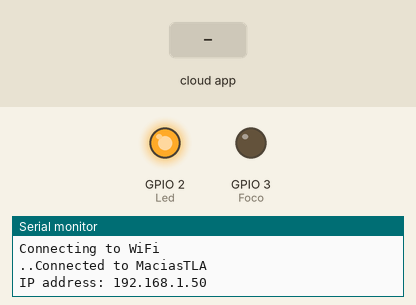
This sketch was run on a simulated ESP8266 (NodeMCU). On the bench: output pins drawn as LEDs (lit = HIGH), the last lines printed to the serial monitor. The test bench sets the inputs (shaded band). WiFi joins after 1.5 s; servers stay silent unless stated.

Above: at 3.2 s.
3.3 s: the phone or cloud app sets Foco to 64
At 4.5 s:
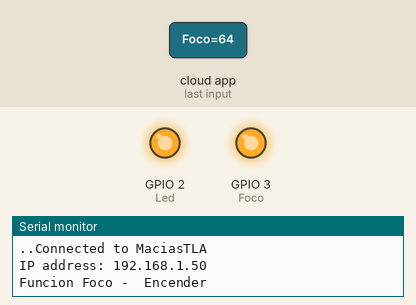
6.3 s: the phone or cloud app sets Foco to 0
At 6.7 s:
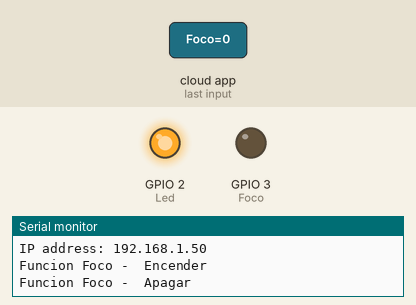
7.8 s: the phone or cloud app sets Foco to 128
At 9.1 s:
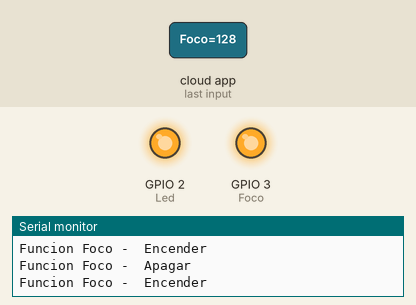
Timing chart, 0 to 10.8 s (numbered marks = the images above; inputs shaded):
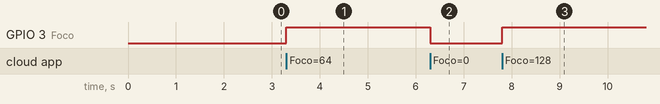

Measured:
- after the input at 3.3 s, GPIO 3 (Foco): LOW → HIGH at once
- after the input at 6.3 s, GPIO 3 (Foco): HIGH → LOW at once
- after the input at 7.8 s, GPIO 3 (Foco): LOW → HIGH at once

The sketch:

alexaled.ino
```cpp
#ifdef ARDUINO_ARCH_ESP32
#include <WiFi.h>
#else
#include <ESP8266WiFi.h>
#endif
#include <Espalexa.h>

int Led = 2;
int Foco = 3;

const char* ssid = "MaciasTLA";
const char* password = "WifiDeFamiliaMacias0371";

Espalexa alexita;

void FuncionFoco(uint8_t brightness);
void FuncionPuerta(uint8_t brightness);

void setup() {
  Serial.begin(115200);
  pinMode(Led, OUTPUT);
  pinMode(Foco, OUTPUT);
  ConectarWifi();
  alexita.addDevice("Foco", FuncionFoco);
  alexita.addDevice("Puerta", FuncionPuerta);
  alexita.begin();
}

void loop() {
  ConectarWifi();
  alexita.loop();
  delay(1);
}

void ConectarWifi() {
  if (WiFi.status() != WL_CONNECTED) {
    WiFi.mode(WIFI_STA);
    WiFi.begin(ssid, password);
    Serial.println("");
    Serial.println("Connecting to WiFi");
    while (WiFi.status() != WL_CONNECTED) {
      digitalWrite(Led, 1);
      delay(500);
      digitalWrite(Led, 1);
      delay(500);
      Serial.print(".");
    }
    Serial.print("Connected to ");
    Serial.println(ssid);
    Serial.print("IP address: ");
    Serial.println(WiFi.localIP());
  }
}

void FuncionFoco(uint8_t brightness) {
  Serial.print("Funcion Foco - ");

  if (brightness) {
    digitalWrite(Foco, 1);
    Serial.println(" Encender ");
  }
  else {
    digitalWrite(Foco, 0);
    Serial.println(" Apagar ");
  }
}

void FuncionPuerta(uint8_t brightness) {
  Serial.print("Funcion Cama -");

  if (brightness) {
    Serial.println(" Encender ");
  }
  else {
    Serial.println(" Apagar ");
  }

}
```
